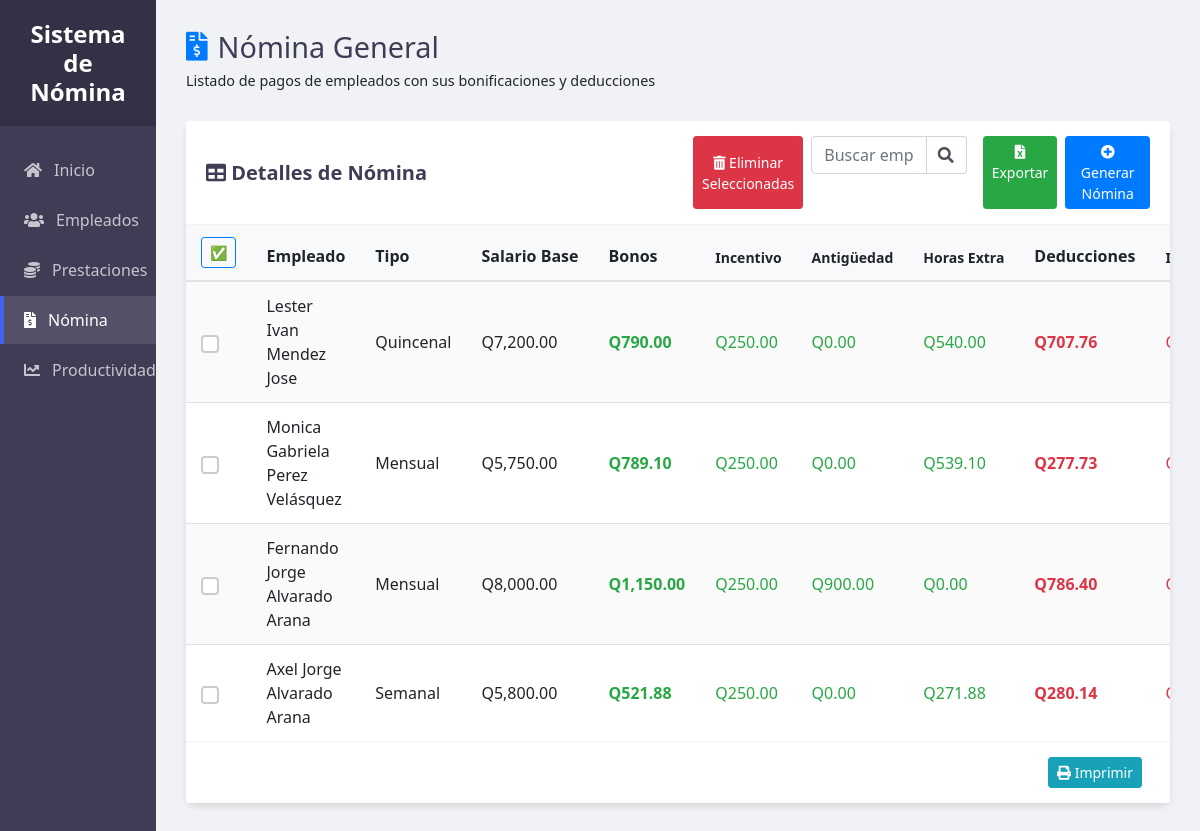
Page /ProyectoNomina/index.php?controller=nomina&action=ver on the committed database.
### tables this page shows
CREATE TABLE `nomina` (
  `ID_Nomina` int(11) NOT NULL AUTO_INCREMENT,
  `ID_Emp` int(11) NOT NULL,
  `Tipo_Nomina` enum('Semanal','Quincenal','Mensual') NOT NULL,
  `Fecha_Nomina` date NOT NULL,
  `Salario_Base` decimal(10,2) NOT NULL,
  `Bono_Incentivo` decimal(10,2) DEFAULT 250.00,
  `Bono_Antiguedad` decimal(10,2) DEFAULT 0.00,
  `Bono_HorasExtras` decimal(10,2) DEFAULT 0.00,
  `ISR` decimal(10,2) DEFAULT 0.00,
  `IGSS` decimal(10,2) DEFAULT 0.00,
  `Total_Neto` decimal(10,2) NOT NULL,
  PRIMARY KEY (`ID_Nomina`),
  KEY `ID_Emp` (`ID_Emp`),
  CONSTRAINT `nomina_ibfk_1` FOREIGN KEY (`ID_Emp`) REFERENCES `empleado` (`ID_Emp`)
);

### ProyectoNomina/Controllers/NominaController.php (called while the page is built, shortened)
<?php
require_once 'Models/NominaModelo.php';
class NominaController {
    private $nomina;
    public function __construct() {
        $db = db::conectar();
        $this->nomina = new NominaModelo($db);
    }
    public function ver() {
    $nominas = $this->nomina->obtenerNominas();
    require_once 'Views/Nomina/ver.php';
    }
}

### ProyectoNomina/Models/NominaModelo.php (called while the page is built, shortened)
<?php
class NominaModelo {
    private $conn;
    public function __construct($db) {
        $this->conn = $db;
    }
    public function obtenerNominas() {
        $stmt = $this->conn->prepare("CALL spObtenerNominas()");
        $stmt->execute();
        return $stmt->fetchAll(PDO::FETCH_ASSOC);
    }
}

### ProyectoNomina/Views/Nomina/Ver.php (the view, shortened to what this page needs)
<!DOCTYPE html>
<html lang="es">
<head>
    <link rel="stylesheet" href="https://cdn.jsdelivr.net/npm/bootstrap@4.6.2/dist/css/bootstrap.min.css">
    <link rel="stylesheet" href="https://cdnjs.cloudflare.com/ajax/libs/font-awesome/5.15.4/css/all.min.css">
    <link rel="stylesheet" href="Public/CSS/styleVerEmp.css">
</head>
<body>
    <div class="sidebar">
        <div class="sidebar-header">
            <h3>Sistema de Nómina</h3>
        </div>
        <ul class="sidebar-menu">
            <li><a href="index.php"><i class="fas fa-home"></i> Inicio</a></li>
            <li><a href="index.php?controller=empleado&action=ver"><i class="fas fa-users"></i> Empleados</a></li>
            <li><a href="index.php?controller=prestacion&action=ver"><i class="fas fa-coins"></i> Prestaciones</a></li>
            <li><a href="index.php?controller=nomina&action=ver" class="active"><i class="fas fa-file-invoice-dollar"></i> Nómina</a></li>
            <li><a href="index.php?controller=productividad&action=ver"><i class="fas fa-chart-line"></i> Productividad</a></li>
        </ul>
    </div>
    <div class="main-content">
        <div class="content-container">
            <div class="header">
                <div class="header-title">
                    <h1><i class="fas fa-file-invoice-dollar text-primary"></i> Nómina General</h1>
                    <p>Listado de pagos de empleados con sus bonificaciones y deducciones</p>
                </div>
            </div>
            <div class="card">
                <form id="formEliminarMultiples" method="POST" action="index.php?controller=nomina&action=eliminarMultiples" onsubmit="return confirm('¿Desea eliminar las nóminas seleccionadas?');">
                    <div class="card-header bg-white">
                        <div class="row align-items-center">
                            <div class="col-md-6">
                                <h5 class="mb-0"><i class="fas fa-table"></i> Detalles de Nómina</h5>
                            </div>
                            <div class="col-md-6 text-right">
                                <div class="d-flex justify-content-end">
                                    <button type="submit" class="btn btn-danger btn-sm mr-2">
                                        <i class="fas fa-trash-alt"></i> Eliminar Seleccionadas
                                    </button>
                                    <div class="search-box mr-3">
                                        <div class="input-group">
                                            <input type="text" id="searchInput" class="form-control" placeholder="Buscar empleado...">
                                            <div class="input-group-append">
                                                <span class="input-group-text"><i class="fas fa-search"></i></span>
                                            </div>
                                        </div>
                                    </div>
                                    <a href="core/exportar_nomina.php" class="btn btn-success btn-sm mr-2">
                                        <i class="fas fa-file-excel"></i> Exportar
                                    </a>
                                    <a href="index.php?controller=nomina&action=crear" class="btn btn-primary btn-sm">
                                        <i class="fas fa-plus-circle"></i> Generar Nómina
                                    </a>
                                </div>
                            </div>
                        </div>
                    </div>
                    <div class="card-body p-0">
                        <div class="table-container">
                            <table class="table table-striped table-hover" id="nominaTable">
                                <thead>
                                    <tr>
                                        <th>
                                            <button type="button" class="btn btn-sm btn-outline-primary toggleSelectAll">
                                            ✅
                                            </button>
                                        </th>
                                        <th>Empleado</th>
                                        <th>Tipo</th>
                                        <th>Salario Base</th>
                                        <th>Bonos</th>
                                        <th class="small">Incentivo</th>
                                        <th class="small">Antigüedad</th>
                                        <th class="small">Horas Extra</th>
                                        <th>Deducciones</th>
                                        <th class="small">ISR</th>
                                    </tr>
                                </thead>
                                <tbody>
                                    <?php foreach ($nominas as $n): ?>
                                        <tr>
                                            <td><input type="checkbox" name="ids[]" value="<?= $n['ID_Nomina'] ?>" class="custom-checkbox"></td>
                                            <td><?= htmlspecialchars($n['nombre_empleado'] ?? 'Empleado') ?></td>
                                            <td class="tipo-nomina-cell" data-id="<?= $n['ID_Nomina'] ?>">
                                                <span class="tipo-nomina-text"><?= $n['Tipo_Nomina'] ?></span>
                                            </td>
                                            <td>Q<?= number_format($n['Salario_Base'], 2) ?></td>
                                            <td class="text-success"><strong>Q<?= number_format($n['Bono_Incentivo'] + $n['Bono_Antiguedad'] + $n['Bono_HorasExtras'], 2) ?></strong></td>
                                            <td class="text-success">Q<?= number_format($n['Bono_Incentivo'], 2) ?></td>
                                            <td class="text-success">Q<?= number_format($n['Bono_Antiguedad'], 2) ?></td>
                                            <td class="text-success">Q<?= number_format($n['Bono_HorasExtras'], 2) ?></td>
                                            <td class="text-danger"><strong>Q<?= number_format($n['ISR'] + $n['IGSS'], 2) ?></strong></td>
                                            <td class="text-danger">Q<?= number_format($n['ISR'], 2) ?></td>
                                        </tr>
                                    <?php endforeach; ?>
                                </tbody>
                            </table>
                        </div>
                </form>
            </div>
            <div class="card-footer text-right">
                <button onclick="window.print()" class="btn btn-info btn-sm mr-2">
                    <i class="fas fa-print"></i> Imprimir
                </button>
            </div>
        </div>
    </div>
</body>
</html>

### ProyectoNomina/Public/CSS/styleVerEmp.css (style rules this page uses)
:root { --primary: #4361ee; --secondary: #3f3d56; --success: #23a359; --danger: #e74c3c; --light: #f8f9fa; --dark: #343a40; --gray: #6c757d; --sidebar-width: 13%; }
body { margin: 0; padding: 0; font-family: 'Segoe UI', Roboto, 'Helvetica Neue', Arial, sans-serif; background-color: #f0f2f5; display: flex; min-height: 100vh; overflow: hidden; }
.sidebar { width: var(--sidebar-width); background-color: var(--secondary); color: white; position: fixed; height: 100vh; overflow-y: auto; z-index: 100; }
.sidebar-header { padding: 20px; background-color: rgba(0, 0, 0, 0.2); text-align: center; }
.sidebar-header h3 { margin: 0; font-size: 1.5rem; font-weight: 600; }
.sidebar-menu { list-style: none; padding: 0; margin: 20px 0; }
.sidebar-menu li { margin-bottom: 2px; }
.sidebar-menu a { display: flex; align-items: center; padding: 12px 20px; color: rgba(255, 255, 255, 0.7); text-decoration: none; transition: all 0.3s; border-left: 4px solid transparent; }
.sidebar-menu a:hover, .sidebar-menu a.active { background-color: rgba(255, 255, 255, 0.1); color: white; border-left-color: var(--primary); }
.sidebar-menu i { margin-right: 12px; }
.main-content { flex: 1; margin-left: var(--sidebar-width); height: 100vh; overflow-y: auto; }
.content-container { padding: 30px; max-width: 1800px; margin: 0 auto; }
.header { display: flex; justify-content: space-between; align-items: center; margin-bottom: 30px; }
.header-title h1 { margin: 0; font-size: 1.8rem; color: var(--secondary); display: flex; align-items: center; }
.header-title h1 i { margin-right: 10px; }
.header-title p { margin: 5px 0 0; font-size: 0.9rem; }
.card { border: none; border-radius: 10px; box-shadow: 0 4px 6px rgba(0, 0, 0, 0.1); margin-bottom: 30px; background-color: white; }
.card-header { padding: 15px 20px; border-bottom: 1px solid rgba(0, 0, 0, 0.05); }
.card-header h5 { font-weight: 600; color: var(--secondary); }
.table-container { max-height: calc(100vh - 250px); overflow-y: auto; overflow-x: auto; }
.table { margin-bottom: 0; width: 100%; }
.table thead th { position: sticky; top: 0; background-color: #f8f9fa; z-index: 10; font-weight: 600; border-top: none; border-bottom: 2px solid #dee2e6; padding: 12px 15px; white-space: nowrap; }
.table td { padding: 12px 15px; vertical-align: middle; }
.table-striped tbody tr:nth-of-type(odd) { background-color: rgba(0, 0, 0, 0.02); }
.card-footer { background-color: white; border-top: 1px solid rgba(0, 0, 0, 0.05); padding: 15px 20px; }
.search-box { max-width: 300px; margin-left: auto; }
.search-box .form-control { border-top-right-radius: 0; border-bottom-right-radius: 0; }
.search-box .input-group-text { background-color: white; border-left: none; }
.custom-checkbox { appearance: none; -webkit-appearance: none; background-color: #fff; border: 2px solid #ccc; padding: 6px; border-radius: 4px; display: inline-block; position: relative; cursor: pointer; width: 18px; height: 18px; vertical-align: middle; }

### rows in the picture
nomina: nombre_empleado "Lester Ivan Mendez Jose", Tipo_Nomina "Quincenal", Salario_Base "7,200.00", $n['Bono_Incentivo'] + $n['Bono_Antiguedad'] + $n['Bono_HorasExtras'] "790.00", Bono_Incentivo "250.00", Bono_Antiguedad "0.00", Bono_HorasExtras "540.00", $n['ISR'] + $n['IGSS'] "707.76"
nomina: nombre_empleado "Monica Gabriela Perez Velásquez", Tipo_Nomina "Mensual", Salario_Base "5,750.00", $n['Bono_Incentivo'] + $n['Bono_Antiguedad'] + $n['Bono_HorasExtras'] "789.10", Bono_Incentivo "250.00", Bono_Antiguedad "0.00", Bono_HorasExtras "539.10", $n['ISR'] + $n['IGSS'] "277.73"
nomina: nombre_empleado "Fernando Jorge Alvarado Arana", Tipo_Nomina "Mensual", Salario_Base "8,000.00", $n['Bono_Incentivo'] + $n['Bono_Antiguedad'] + $n['Bono_HorasExtras'] "1,150.00", Bono_Incentivo "250.00", Bono_Antiguedad "900.00", Bono_HorasExtras "0.00", $n['ISR'] + $n['IGSS'] "786.40"
nomina: nombre_empleado "Axel Jorge Alvarado Arana", Tipo_Nomina "Semanal", Salario_Base "5,800.00", $n['Bono_Incentivo'] + $n['Bono_Antiguedad'] + $n['Bono_HorasExtras'] "521.88", Bono_Incentivo "250.00", Bono_Antiguedad "0.00", Bono_HorasExtras "271.88", $n['ISR'] + $n['IGSS'] "280.14"
